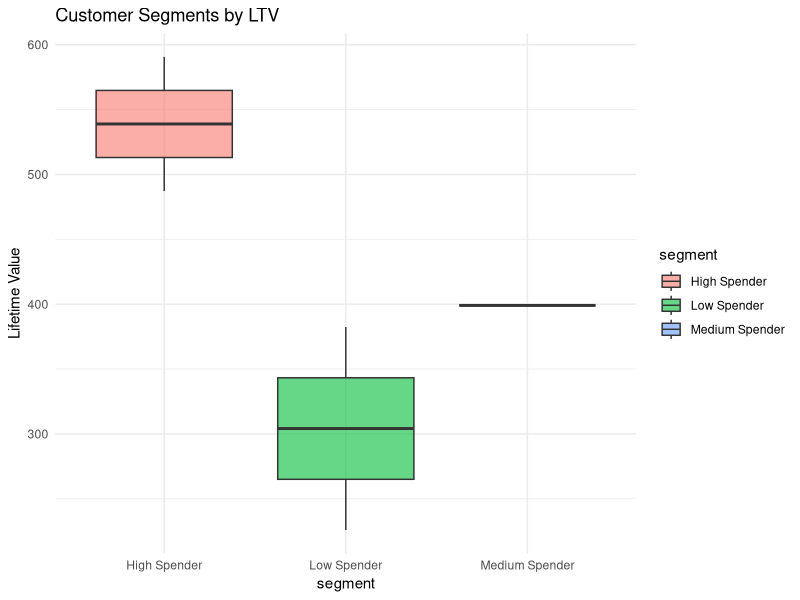

Reproduce this figure in R.
##customer lifetime value 
#bucketing customers into low, medium, and high worth customers based on total revenue, avg purchase value and purchase frequency 

library(dplyr)
library(lubridate)

set.seed(123)
transactions <- data.frame(
  customer_id = sample(1:5, 20, replace = TRUE),
  purchase_date = sample(seq(as.Date("2022-01-01"), as.Date("2023-12-31"), by="day"), 20, replace = TRUE),
  purchase_amount = round(runif(20, 20, 200), 2)
)

head(transactions)

ltv_data <- transactions %>%
  group_by(customer_id) %>%
  summarise(
    total_revenue = sum(purchase_amount),
    avg_purchase_value = mean(purchase_amount),
    purchase_frequency = n() / as.numeric(difftime(max(purchase_date), min(purchase_date), units="weeks")/52.25 + 1),
    lifespan_years = as.numeric(difftime(max(purchase_date), min(purchase_date), units="weeks")/52.25 + 1)
  )

ltv_data <- ltv_data %>%
  mutate(
    LTV = avg_purchase_value * purchase_frequency * lifespan_years
  )

ltv_data


mean(ltv_data$LTV)

##segments into high medium low spenders

head(ltv_data)


ltv_data <- ltv_data %>%
  mutate(
    segment = case_when(
      LTV >= quantile(LTV, 0.75) ~ "High Spender",
      LTV >= quantile(LTV, 0.50) ~ "Medium Spender",
      TRUE ~ "Low Spender"
    )
  )


segment_summary <- ltv_data %>%
  group_by(segment) %>%
  summarise(
    avg_LTV = mean(LTV),
    total_revenue = sum(total_revenue),
    customers = n()
  )

segment_summary


library(ggplot2)

ggplot(ltv_data, aes(x = segment, y = LTV, fill = segment)) +
  geom_boxplot(alpha = 0.6) +
  labs(title = "Customer Segments by LTV", y = "Lifetime Value") +
  theme_minimal()
